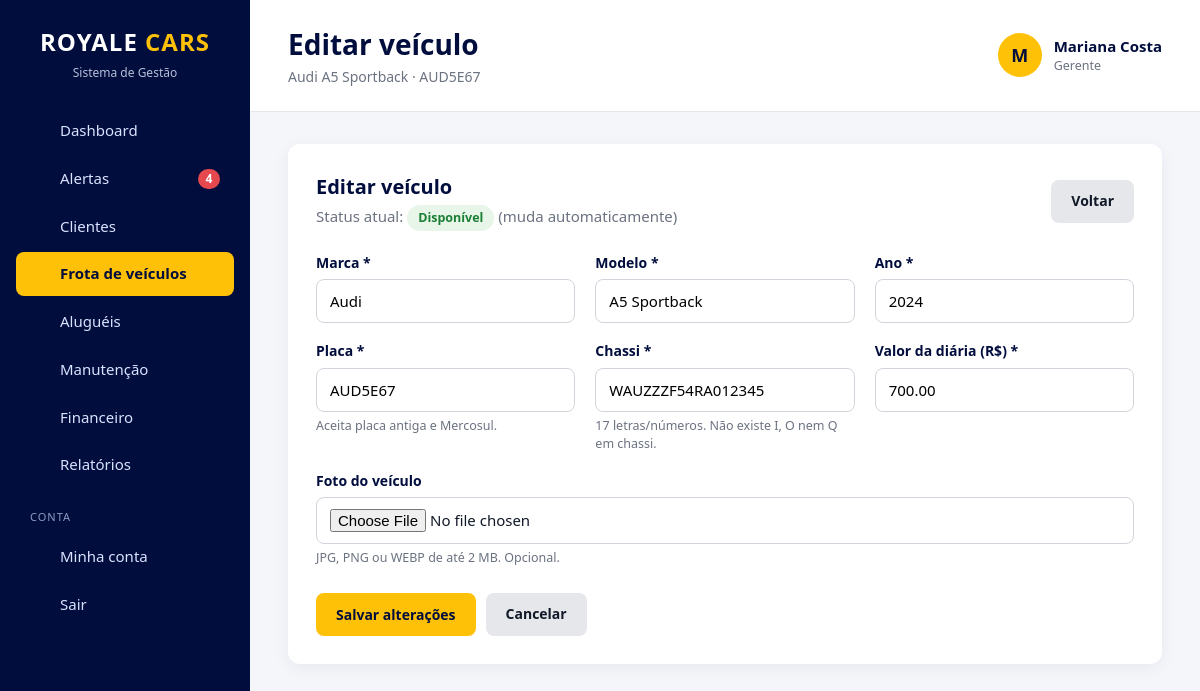
The page /veiculos/editar.php?id=4 (signed in) on the database its author committed.
### tables this page shows
CREATE TABLE `usuario_permissoes` (
    `usuario_id` INT         NOT NULL,
    `permissao`  VARCHAR(50) NOT NULL,

    PRIMARY KEY (`usuario_id`, `permissao`),

    CONSTRAINT `fk_permissoes_usuario`
        FOREIGN KEY (`usuario_id`) REFERENCES `usuarios` (`id`)
        ON DELETE CASCADE
);

CREATE TABLE `usuarios` (
    `id`            INT          NOT NULL AUTO_INCREMENT,
    `nome`          VARCHAR(100) NOT NULL,
    `email`         VARCHAR(150) NOT NULL,
    `senha`         VARCHAR(255) NOT NULL,
    `cargo`         ENUM('chefe','gerente','funcionario') NOT NULL DEFAULT 'funcionario',
    `ativo`         TINYINT(1)   NOT NULL DEFAULT 1,
    `trocar_senha`  TINYINT(1)   NOT NULL DEFAULT 0,
    `ultimo_acesso` DATETIME     NULL,
    `criado_em`     TIMESTAMP    NOT NULL DEFAULT CURRENT_TIMESTAMP,
    `atualizado_em` TIMESTAMP    NULL ON UPDATE CURRENT_TIMESTAMP,

    PRIMARY KEY (`id`),
    UNIQUE KEY `uk_usuarios_email` (`email`),

    CONSTRAINT `ck_usuarios_nome`  CHECK (CHAR_LENGTH(TRIM(`nome`)) >= 3),
    CONSTRAINT `ck_usuarios_email` CHECK (`email` LIKE '_%@_%._%'),
    CONSTRAINT `ck_usuarios_ativo` CHECK (`ativo` IN (0, 1))
);

CREATE TABLE `veiculos` (
    `id`            INT           NOT NULL AUTO_INCREMENT,
    `marca`         VARCHAR(100)  NOT NULL,
    `modelo`        VARCHAR(100)  NOT NULL,
    `ano`           SMALLINT      NOT NULL,
    `placa`         VARCHAR(7)    NOT NULL,
    `chassi`        CHAR(17)      NOT NULL,
    `valor_diaria`  DECIMAL(10,2) NOT NULL,
    `imagem`        VARCHAR(255)  NULL,
    `status`        ENUM('Disponível','Alugado','Em manutenção') NOT NULL DEFAULT 'Disponível',
    `arquivado`     TINYINT(1)    NOT NULL DEFAULT 0,
    `arquivado_em`  DATETIME      NULL,
    `criado_em`     TIMESTAMP     NOT NULL DEFAULT CURRENT_TIMESTAMP,
    `atualizado_em` TIMESTAMP     NULL ON UPDATE CURRENT_TIMESTAMP,

    PRIMARY KEY (`id`),
    UNIQUE KEY `uk_veiculos_placa`  (`placa`),
    UNIQUE KEY `uk_veiculos_chassi` (`chassi`),
    KEY `idx_veiculos_status` (`status`, `arquivado`),

    CONSTRAINT `ck_veiculos_placa`
        CHECK (`placa` REGEXP '^[A-Z]{3}[0-9][A-Z0-9][0-9]{2}$'),
    CONSTRAINT `ck_veiculos_chassi`
        CHECK (`chassi` REGEXP '^[A-HJ-NPR-Z0-9]{17}$'),
    CONSTRAINT `ck_veiculos_ano`
        CHECK (`ano` BETWEEN 1950 AND 2100),
    CONSTRAINT `ck_veiculos_diaria`
        CHECK (`valor_diaria` > 0),
    CONSTRAINT `ck_veiculos_arquivado`
        CHECK (`arquivado` IN (0, 1))
);

### includes/form_veiculo.php (the view, shortened to what the rows shown need)
<?php
$valorDiaria = $dados['valor_diaria'] ?? '';
if (is_numeric($valorDiaria)) {
    $valorDiaria = number_format((float) $valorDiaria, 2, '.', '');
}
?>
<div class="form-grid form-grid-3">
    <div class="form-group">
        <label for="marca">Marca *</label>
        <input type="text" id="marca" name="marca" value="<?= campo($dados, 'marca') ?>"
               placeholder="Ex.: Toyota" maxlength="100" class="<?= classe_erro($erros, 'marca') ?>" required>
    </div>
    <div class="form-group">
        <label for="modelo">Modelo *</label>
        <input type="text" id="modelo" name="modelo" value="<?= campo($dados, 'modelo') ?>"
               placeholder="Ex.: Corolla XEi" maxlength="100" class="<?= classe_erro($erros, 'modelo') ?>" required>
    </div>
    <div class="form-group">
        <label for="ano">Ano *</label>
        <input type="number" id="ano" name="ano" value="<?= campo($dados, 'ano') ?>"
               min="1950" max="<?= (int) date('Y') + 1 ?>" placeholder="Ex.: <?= date('Y') ?>"
               class="<?= classe_erro($erros, 'ano') ?>" required>
    </div>
    <div class="form-group">
        <label for="placa">Placa *</label>
        <input type="text" id="placa" name="placa" value="<?= e(formatar_placa($dados['placa'] ?? '')) ?>"
               placeholder="ABC-1234 ou ABC1D23" maxlength="8"
               data-mascara="placa" data-validar="placa" class="<?= classe_erro($erros, 'placa') ?>" required>
        <small class="campo-ajuda">Aceita placa antiga e Mercosul.</small>
    </div>
    <div class="form-group">
        <label for="chassi">Chassi *</label>
        <input type="text" id="chassi" name="chassi" value="<?= campo($dados, 'chassi') ?>"
               placeholder="17 caracteres" maxlength="17"
               data-mascara="chassi" data-validar="chassi" class="<?= classe_erro($erros, 'chassi') ?>" required>
        <small class="campo-ajuda">17 letras/números. Não existe I, O nem Q em chassi.</small>
    </div>
    <div class="form-group">
        <label for="valor_diaria">Valor da diária (R$) *</label>
        <input type="number" id="valor_diaria" name="valor_diaria" value="<?= e($valorDiaria) ?>"
               min="1" max="100000" step="0.01" placeholder="Ex.: 250.00"
               class="<?= classe_erro($erros, 'valor_diaria') ?>" required>
    </div>
</div>

### includes/cabecalho.php (shortened to what the rows shown need)
<?php
$usuarioAtual = usuario_logado();
$menu = $menu ?? '';
$itensMenu = [
    ['chave' => 'dashboard',   'texto' => 'Dashboard',         'link' => 'dashboard.php',            'icone' => 'inicio',     'mostrar' => true],
    ['chave' => 'alertas',     'texto' => 'Alertas',           'link' => 'alertas.php',              'icone' => 'alerta',     'mostrar' => true],
    ['chave' => 'clientes',    'texto' => 'Clientes',          'link' => 'clientes/index.php',       'icone' => 'clientes',   'mostrar' => pode('clientes_ver')],
    ['chave' => 'veiculos',    'texto' => 'Frota de veículos', 'link' => 'veiculos/index.php',       'icone' => 'veiculos',   'mostrar' => pode('veiculos_ver')],
    ['chave' => 'locacoes',    'texto' => 'Aluguéis',          'link' => 'locacoes/index.php',       'icone' => 'locacoes',   'mostrar' => pode('locacoes_ver')],
    ['chave' => 'manutencoes', 'texto' => 'Manutenção',        'link' => 'manutencoes/index.php',    'icone' => 'manutencao', 'mostrar' => pode('manutencoes')],
    ['chave' => 'financeiro',  'texto' => 'Financeiro',        'link' => 'financeiro/index.php',     'icone' => 'financeiro', 'mostrar' => pode('financeiro')],
    ['chave' => 'relatorios',  'texto' => 'Relatórios',        'link' => 'relatorios/index.php',     'icone' => 'relatorios', 'mostrar' => pode('relatorios') || pode('relatorios_financeiros')],
];
?>
<!DOCTYPE html>
<html lang="pt-BR">
<head>
    <link rel="stylesheet" href="<?= e(url('css/style.css')) ?>">
</head>
<body>
<aside class="sidebar" id="sidebar">
    <div class="logo">
        <h2>ROYALE <span>CARS</span></h2>
    </div>
    <nav class="menu">
        <?php foreach ($itensMenu as $item): ?>
            <?php if ($item['mostrar']): ?>
                <a href="<?= e(url($item['link'])) ?>" class="<?= $menu === $item['chave'] ? 'active' : '' ?>">
                    <?= icone($item['icone']) ?>
                    <span><?= e($item['texto']) ?></span>
                </a>
            <?php endif; ?>
        <?php endforeach; ?>
    </nav>
</aside>
<main class="main">
    <header class="topbar">
        <div>
            <h1><?= e($titulo) ?></h1>
        </div>
        <?php if ($usuarioAtual): ?>
            <div class="usuario-topo">
                <div class="usuario-avatar"><?= e(mb_strtoupper(mb_substr($usuarioAtual['nome'], 0, 1))) ?></div>
                <div>
                    <strong><?= e($usuarioAtual['nome']) ?></strong>
                    <small><?= e(CARGOS[$usuarioAtual['cargo']] ?? '') ?></small>
                </div>
            </div>
        <?php endif; ?>
    </header>
    <section class="content">

### includes/funcoes.php (shortened to what the rows shown need)
<?php
function db_consulta(string $sql, array $parametros = []): mysqli_stmt
{
    global $conexao;
    $stmt = $conexao->prepare($sql);
    if ($parametros) {
        $tipos = '';
        foreach ($parametros as $i => $valor) {
            if (is_bool($valor)) {
                $parametros[$i] = (int) $valor;
                $tipos .= 'i';
            } elseif (is_int($valor)) {
                $tipos .= 'i';
            } elseif (is_float($valor)) {
                $tipos .= 'd';
            } else {
                $tipos .= 's';
            }
        }
        $stmt->bind_param($tipos, ...$parametros);
    }
    $stmt->execute();
    return $stmt;
}
function db_todos(string $sql, array $parametros = []): array
{
    $resultado = db_consulta($sql, $parametros)->get_result();
    return $resultado ? $resultado->fetch_all(MYSQLI_ASSOC) : [];
}
function db_linha(string $sql, array $parametros = []): ?array
{
    $resultado = db_consulta($sql, $parametros)->get_result();
    $linha = $resultado ? $resultado->fetch_assoc() : null;
    return $linha ?: null;
}
function url(string $caminho = ''): string
{
    return BASE_URL . '/' . ltrim($caminho, '/');
}
function e($texto): string
{
    return htmlspecialchars((string) $texto, ENT_QUOTES, 'UTF-8');
}
function classe_erro(array $erros, string $campo): string
{
    return isset($erros[$campo]) ? ' invalido' : '';
}
function formatar_placa(?string $placa): string
{
    $placa = (string) $placa;
    return preg_match('/^[A-Z]{3}\d{4}$/', $placa)
        ? substr($placa, 0, 3) . '-' . substr($placa, 3)
        : $placa;
}
function badge_status(string $status): string
{
    $classes = [
        'Disponível'    => 'status-verde',
        'Finalizada'    => 'status-verde',
        'Concluída'     => 'status-verde',
        'Ativo'         => 'status-verde',
        'Alugado'       => 'status-azul',
        'Em andamento'  => 'status-azul',
        'Em manutenção' => 'status-laranja',
        'Atrasada'      => 'status-vermelho',
        'Cancelada'     => 'status-cinza',
        'Inativo'       => 'status-cinza',
        'Arquivado'     => 'status-cinza',
    ];
    return '<span class="status ' . ($classes[$status] ?? 'status-cinza') . '">' . e($status) . '</span>';
}
function campo(array $dados, string $nome, string $padrao = ''): string
{
    return e($dados[$nome] ?? $padrao);
}
function icone(string $nome): string
{
    $desenhos = [
        'inicio'     => '<path d="M3 10.5 12 3l9 7.5"/><path d="M5 9.5V21h14V9.5"/>',
        'alerta'     => '<path d="M6 8a6 6 0 0 1 12 0c0 7 3 9 3 9H3s3-2 3-9"/><path d="M10.3 21a1.94 1.94 0 0 0 3.4 0"/>',
        'clientes'   => '<circle cx="9" cy="7" r="4"/><path d="M3 21v-2a4 4 0 0 1 4-4h4a4 4 0 0 1 4 4v2"/><path d="M16 3.13a4 4 0 0 1 0 7.75"/><path d="M21 21v-2a4 4 0 0 0-3-3.85"/>',
        'veiculos'   => '<path d="M5 17H3v-5l2-5h14l2 5v5h-2"/><circle cx="7.5" cy="17" r="2"/><circle cx="16.5" cy="17" r="2"/><path d="M9.5 17h5"/><path d="M3 12h18"/>',
        'locacoes'   => '<circle cx="7.5" cy="15.5" r="4.5"/><path d="M10.7 12.3 21 2"/><path d="m16 7 3 3"/><path d="m19 4 2 2"/>',
        'manutencao' => '<path d="M14.7 6.3a1 1 0 0 0 0 1.4l1.6 1.6a1 1 0 0 0 1.4 0l3.77-3.77a6 6 0 0 1-7.94 7.94l-6.91 6.91a2.12 2.12 0 0 1-3-3l6.91-6.91a6 6 0 0 1 7.94-7.94l-3.76 3.76z"/>',
        'financeiro' => '<rect x="2" y="6" width="20" height="12" rx="2"/><circle cx="12" cy="12" r="2.5"/><path d="M6 12h.01M18 12h.01"/>',
        'relatorios' => '<path d="M3 3v18h18"/><path d="M7 16v-5"/><path d="M12 16V7"/><path d="M17 16v-3"/>',
        'admin'      => '<path d="M12 22s8-4 8-10V5l-8-3-8 3v7c0 6 8 10 8 10z"/>',
        'conta'      => '<circle cx="12" cy="8" r="4"/><path d="M4 21v-1a6 6 0 0 1 6-6h4a6 6 0 0 1 6 6v1"/>',
        'sair'       => '<path d="M9 21H5a2 2 0 0 1-2-2V5a2 2 0 0 1 2-2h4"/><path d="m16 17 5-5-5-5"/><path d="M21 12H9"/>',
    ];
    return '<svg class="icone" viewBox="0 0 24 24" fill="none" stroke="currentColor" stroke-width="2" '
         . 'stroke-linecap="round" stroke-linejoin="round" aria-hidden="true">'
         . ($desenhos[$nome] ?? '') . '</svg>';
}

### rows shown on the page
usuario_permissoes: texto "Financeiro"
usuario_permissoes: texto "Relatórios"
usuarios: nome "M", nome "Mariana Costa", cargo "Gerente"
veiculos: status "Disponível", marca "Audi", modelo "A5 Sportback", ano "2024", placa "AUD5E67", chassi "WAUZZZF54RA012345", valor_diaria "700.00"

### other values the page prints
$item['texto'] "Dashboard"
$item['texto'] "Alertas"
$item['texto'] "Clientes"
$item['texto'] "Frota de veículos"
$item['texto'] "Aluguéis"
$item['texto'] "Manutenção"
$titulo "Editar veículo"
$subtitulo "Audi A5 Sportback · AUD5E67"
